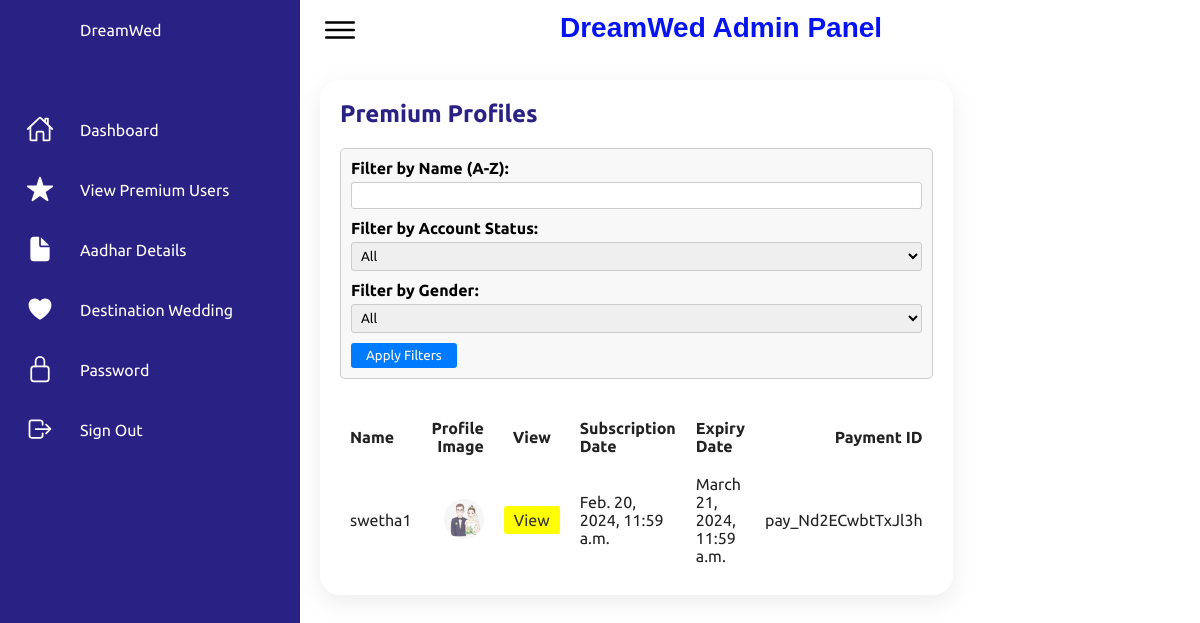
The app's page /myadmin/view_premium/ (signed in) with its own data.
### matpayment/models.py (models this page shows, shortened)
class PremiumMembership(models.Model):
    user = models.OneToOneField(User, on_delete=models.CASCADE)
    is_premium = models.BooleanField(default=False)
    subscription_date = models.DateTimeField(null=True, blank=True)
    expiry_date = models.DateTimeField(null=True, blank=True)
    payment_id = models.CharField(max_length=100, null=True, blank=True)

### myadmin/views.py (the view)
# urls.py: path('view_premium/', views.premium_users_view, name='view_premium'),
@never_cache
@login_required(login_url='accounts:login')
def premium_users_view(request):
    filter_name = request.GET.get('name', 'all')  # Default to 'all'
    filter_gender = request.GET.get('gender', 'all')  # Default to 'all'
    filter_status = request.GET.get('status', 'all')
    premium_users = User.objects.filter(premiummembership__isnull=False)
    if filter_name != 'all':
        premium_users = premium_users.filter(username__istartswith=filter_name)  # Filter by name
    if filter_gender == 'male':
        premium_users = premium_users.filter(personaldetails__gender='male')  # Filter by male gender
    elif filter_gender == 'female':
        premium_users = premium_users.filter(personaldetails__gender='female')  # Filter by female gender
    if filter_status == 'active':
        premium_users = premium_users.filter(is_active=True)  # Filter by active status
    elif filter_status == 'inactive':
        premium_users = premium_users.filter(is_active=False)
    user_data = []
    for user in premium_users:
        premium_membership = user.premiummembership
        personal_details = user.personaldetails
        user_data.append({
            'username': user.username,
            'profile_image': personal_details.profile_image.url if personal_details.profile_image else None,
            'subscription_date': premium_membership.subscription_date,
            'expiry_date': premium_membership.expiry_date,
            'payment_id': premium_membership.payment_id,
            'user_id': user.id,
        })
    per_page = 10
    paginator = Paginator(user_data, per_page)
    page_number = request.GET.get('page')
    page = paginator.get_page(page_number)
    return render(request, 'myadmin/view_premium.html', {'users_data': page})

### myadmin/templates/myadmin/view_premium.html (shortened to what this page needs)
{% load static %}
<!DOCTYPE html>
<html lang="en">
<head>
    <link rel="stylesheet" href="{% static 'css/styleadmin.css' %}">
</head>
<body>
    <div class="container">
        <div class="navigation">
            <ul>
                <li>
                    <a href="#">
                        <span class="icon"></span>
                        <span class="title">DreamWed</span>
                    </a>
                </li>
                <li>
                    <a href="{% url 'myadmin:myadmin' %}">
                        <span class="icon">
                            <ion-icon name="home-outline"></ion-icon>
                        </span>
                        <span class="title">Dashboard</span>
                    </a>
                </li>
                <li>
                    <a href="{% url 'myadmin:view_premium' %}">
                        <span class="icon">
                            <ion-icon name="star"></ion-icon>
                        </span>
                        <span class="title">View Premium Users</span>
                    </a>
                </li>
                <li>
                    <a href="{% url 'myadmin:aadharsus' %}">
                        <span class="icon">
                            <ion-icon name="document"></ion-icon>
                        </span>
                        <span class="title">Aadhar Details</span>
                    </a>
                </li>
                <li>
                    <a href="{% url 'myadmin:destadmin' %}">
                        <span class="icon">
                            <ion-icon name="heart"></ion-icon>
                        </span>
                        <span class="title">Destination Wedding</span>
                    </a>
                </li>
                <li>
                    <a href="{% url 'myadmin:change_password_admin' %}">
                        <span class="icon">
                            <ion-icon name="lock-closed-outline"></ion-icon>
                        </span>
                        <span class="title">Password</span>
                    </a>
                </li>
                <li>
                    <a href="{% url 'accounts:logout' %}">
                        <span class="icon">
                            <ion-icon name="log-out-outline"></ion-icon>
                        </span>
                        <span class="title">Sign Out</span>
                    </a>
                </li>
            </ul>
        </div>
        <div class="main">
            <div class="topbar">
                <div class="toggle">
                    <ion-icon name="menu-outline"></ion-icon>
                </div>
                <div class="search">
                    <label>
                        <h1 style="font-size: 28px; margin-bottom: 5px; color: #0514f0; font-family: Arial, sans-serif;">DreamWed Admin Panel</h1>
                    </label>
                </div>
                <div class="user">
                </div>
            </div>
            <div class="details">
                <div class="recentOrders">
                    <div class="cardHeader">
                        <h2>Premium Profiles</h2>
                    </div>
                    <div class="filter-form">
                        <form method="get">
                            <label for="name">Filter by Name (A-Z):</label>
                            <input type="text" name="name" id="name" value="{{ request.GET.name }}">
                            <br>
                            <label for="status">Filter by Account Status:</label>
                            <select name="status" id="status">
                                <option value="all" {% if request.GET.status == 'all' %}selected{% endif %}>All</option>
                            </select>
                            <br>
                            <label for="gender">Filter by Gender:</label>
                            <select name="gender" id="gender">
                                <option value="all" {% if request.GET.gender == 'all' %}selected{% endif %}>All</option>
                            </select>
                            <br>
                            <button type="submit">Apply Filters</button>
                        </form>
                    </div>
                    <form method="post">
                        {% if users_data %}
                            <table>
                                <thead>
                                    <tr>
                                        <td>Name</td>
                                        <td>Profile Image</td>
                                        <td>View</td>
                                        <td>Subscription Date</td>
                                        <td>Expiry Date</td>
                                        <td>Payment ID</td>
                                    </tr>
                                </thead>
                                <tbody>
                                    {% for user_data in users_data %}
                                        <tr>
                                            <td>{{ user_data.username }}</td>
                                            <td>
                                                {% if user_data.profile_image %}
                                                    <img src="{{ user_data.profile_image }}" alt="{{ user_data.username }}" style="width: 40px; height: 40px; border-radius: 50%;">
                                                {% else %}
                                                    No Image
                                                {% endif %}
                                            </td>
                                            <td><a href="{% url 'myadmin:user_detail_admin' user_data.user_id %}" class="view-more-link">View</a></td>
                                            <td>{{ user_data.subscription_date }}</td>
                                            <td>{{ user_data.expiry_date }}</td>
                                            <td>{{ user_data.payment_id }}</td>
                                        </tr>
                                    {% endfor %}
                                </tbody>
                            </table>
                        {% else %}
                            <p>No records found.</p>
                        {% endif %}
                    </form>
                </div>
            </div>
        </div>
    </div>
</body>
</html>

### myadmin/static/css/styleadmin.css (style rules this page uses)
* { font-family: "Ubuntu", sans-serif; margin: 0; padding: 0; box-sizing: border-box; }
:root { --blue: #2a2185; --white: #fff; --gray: #f5f5f5; --black1: #222; --black2: #999; }
body { min-height: 100vh; overflow-x: hidden; }
.container { position: relative; width: 100%; }
.navigation { position: fixed; width: 300px; height: 100%; background: var(--blue); border-left: 10px solid var(--blue); transition: 0.5s; overflow: hidden; }
.navigation ul { position: absolute; top: 0; left: 0; width: 100%; }
.navigation ul li { position: relative; width: 100%; list-style: none; border-top-left-radius: 30px; border-bottom-left-radius: 30px; }
.navigation ul li:nth-child(1) { margin-bottom: 40px; pointer-events: none; }
.navigation ul li a { position: relative; display: block; width: 100%; display: flex; text-decoration: none; color: var(--white); }
.navigation ul li a .icon { position: relative; display: block; min-width: 60px; height: 60px; line-height: 75px; text-align: center; }
.navigation ul li a .icon ion-icon { font-size: 1.75rem; }
.navigation ul li a .title { position: relative; display: block; padding: 0 10px; height: 60px; line-height: 60px; text-align: start; white-space: nowrap; }
.main { position: absolute; width: calc(100% - 300px); left: 300px; min-height: 100vh; background: var(--white); transition: 0.5s; }
.topbar { width: 100%; height: 60px; display: flex; justify-content: space-between; align-items: center; padding: 0 10px; }
.toggle { position: relative; width: 60px; height: 60px; display: flex; justify-content: center; align-items: center; font-size: 2.5rem; cursor: pointer; }
.search { position: relative; width: 400px; margin: 0 10px; }
.search label { position: relative; width: 100%; }
.user { position: relative; width: 40px; height: 40px; border-radius: 50%; overflow: hidden; cursor: pointer; }
.details { position: relative; width: 100%; padding: 20px; display: grid; grid-template-columns: 2fr 1fr; grid-gap: 30px; }
.details .recentOrders { position: relative; display: grid; min-height: 500px; background: var(--white); padding: 20px; box-shadow: 0 7px 25px rgba(0, 0, 0, 0.08); border-radius: 20px; }
.details .cardHeader { display: flex; justify-content: space-between; align-items: flex-start; }
.cardHeader h2 { font-weight: 600; color: var(--blue); }
.details table { width: 100%; border-collapse: collapse; margin-top: 10px; }
.details table thead td { font-weight: 600; }
.details .recentOrders table tr { color: var(--black1); border-bottom: 1px solid rgba(0, 0, 0, 0.1); }
.details .recentOrders table tr:last-child { border-bottom: none; }
.details .recentOrders table tr td { padding: 10px; }
.details .recentOrders table tr td:last-child { text-align: end; }
.details .recentOrders table tr td:nth-child(2) { text-align: end; }
.details .recentOrders table tr td:nth-child(3) { text-align: center; }

### myadmin/templates/myadmin/view_premium.html (style rules this page uses)
.filter-form { margin: 20px 0; padding: 10px; border: 1px solid #ccc; border-radius: 5px; background-color: #f8f8f8; }
.filter-form label { display: block; margin-bottom: 5px; font-weight: bold; }
.filter-form input, .filter-form select { width: 100%; padding: 5px; border: 1px solid #ccc; border-radius: 3px; margin-bottom: 10px; }
.filter-form button { background-color: #007bff; color: #fff; padding: 5px 15px; border: none; border-radius: 3px; cursor: pointer; }
.view-more-link { text-decoration: none; background-color: #FFFF00; color: #333; padding: 5px 10px; border-radius: 3px; transition: background-color 0.2s, color 0.2s; }

### records on screen
PremiumMembership: subscription_date "Feb. 20, 2024, 11:59 a.m.", expiry_date "March 21, 2024, 11:59 a.m.", payment_id "pay_Nd2ECwbtTxJl3h"

### other values on screen
{{ user_data.username }} "swetha1"
